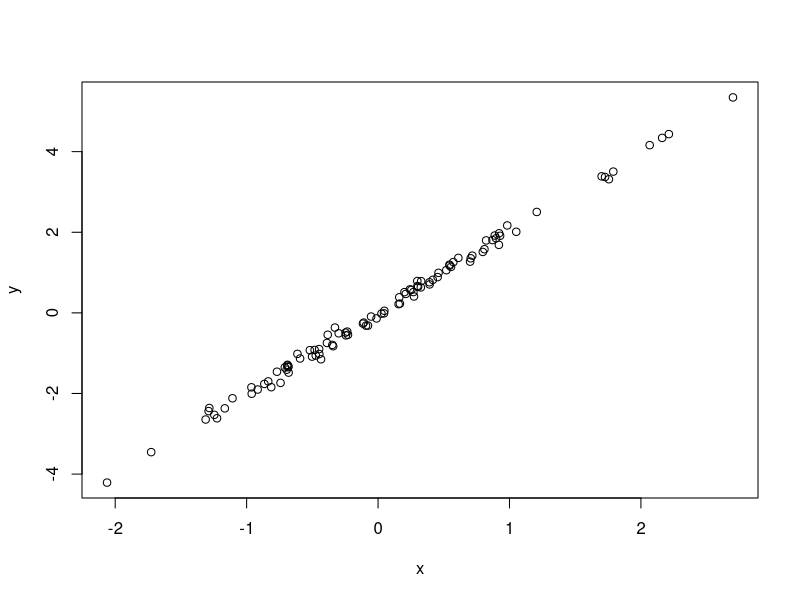

Source code (R):
#simulate and plot data 
#Leah Veldhuisen 
#lveldhuisen@email.arizona.edu
#2021-03-23

#simulate data from normal distribution 
x <- rnorm(n = 100)
y <- 2 * x + rnorm(n = 100, sd = 0.1)

#plot simulated data
plot(x = x, y = y)
